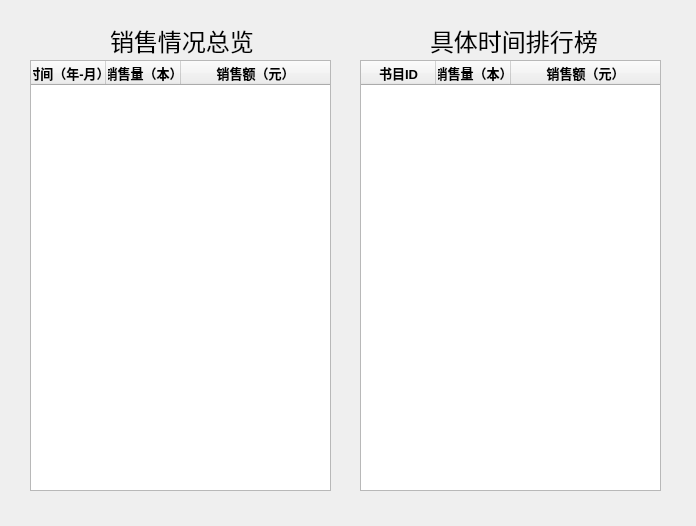
<?xml version="1.0" encoding="UTF-8"?>
<ui version="4.0">
 <class>win_tongji</class>
 <widget class="QDialog" name="win_tongji">
  <property name="geometry">
   <rect>
    <x>0</x>
    <y>0</y>
    <width>696</width>
    <height>526</height>
   </rect>
  </property>
  <property name="windowTitle">
   <string>统计</string>
  </property>
  <widget class="QTableWidget" name="zonglan_table">
   <property name="geometry">
    <rect>
     <x>30</x>
     <y>60</y>
     <width>301</width>
     <height>431</height>
    </rect>
   </property>
   <property name="rowCount">
    <number>0</number>
   </property>
   <property name="columnCount">
    <number>3</number>
   </property>
   <attribute name="horizontalHeaderDefaultSectionSize">
    <number>75</number>
   </attribute>
   <attribute name="horizontalHeaderShowSortIndicator" stdset="0">
    <bool>false</bool>
   </attribute>
   <attribute name="horizontalHeaderStretchLastSection">
    <bool>true</bool>
   </attribute>
   <column>
    <property name="text">
     <string>时间（年-月）</string>
    </property>
    <property name="font">
     <font>
      <pointsize>10</pointsize>
      <weight>75</weight>
      <bold>true</bold>
     </font>
    </property>
   </column>
   <column>
    <property name="text">
     <string>销售量（本）</string>
    </property>
    <property name="font">
     <font>
      <family>微软雅黑</family>
      <pointsize>10</pointsize>
      <weight>75</weight>
      <bold>true</bold>
     </font>
    </property>
   </column>
   <column>
    <property name="text">
     <string>销售额（元）</string>
    </property>
    <property name="font">
     <font>
      <pointsize>10</pointsize>
      <weight>75</weight>
      <bold>true</bold>
     </font>
    </property>
   </column>
  </widget>
  <widget class="QTableWidget" name="paihangbang_table">
   <property name="geometry">
    <rect>
     <x>360</x>
     <y>60</y>
     <width>301</width>
     <height>431</height>
    </rect>
   </property>
   <property name="rowCount">
    <number>0</number>
   </property>
   <property name="columnCount">
    <number>3</number>
   </property>
   <attribute name="horizontalHeaderDefaultSectionSize">
    <number>75</number>
   </attribute>
   <attribute name="horizontalHeaderShowSortIndicator" stdset="0">
    <bool>false</bool>
   </attribute>
   <attribute name="horizontalHeaderStretchLastSection">
    <bool>true</bool>
   </attribute>
   <column>
    <property name="text">
     <string>书目ID</string>
    </property>
    <property name="font">
     <font>
      <pointsize>10</pointsize>
      <weight>75</weight>
      <bold>true</bold>
     </font>
    </property>
   </column>
   <column>
    <property name="text">
     <string>销售量（本）</string>
    </property>
    <property name="font">
     <font>
      <family>微软雅黑</family>
      <pointsize>10</pointsize>
      <weight>75</weight>
      <bold>true</bold>
     </font>
    </property>
   </column>
   <column>
    <property name="text">
     <string>销售额（元）</string>
    </property>
    <property name="font">
     <font>
      <pointsize>10</pointsize>
      <weight>75</weight>
      <bold>true</bold>
     </font>
    </property>
   </column>
  </widget>
  <widget class="QLabel" name="hint_zonglan_table">
   <property name="geometry">
    <rect>
     <x>110</x>
     <y>20</y>
     <width>151</width>
     <height>41</height>
    </rect>
   </property>
   <property name="font">
    <font>
     <family>Microsoft YaHei</family>
     <pointsize>18</pointsize>
    </font>
   </property>
   <property name="text">
    <string>销售情况总览</string>
   </property>
  </widget>
  <widget class="QLabel" name="hint_paihangbang_table">
   <property name="geometry">
    <rect>
     <x>430</x>
     <y>20</y>
     <width>191</width>
     <height>41</height>
    </rect>
   </property>
   <property name="font">
    <font>
     <family>Microsoft YaHei</family>
     <pointsize>18</pointsize>
    </font>
   </property>
   <property name="text">
    <string>具体时间排行榜</string>
   </property>
  </widget>
 </widget>
 <resources/>
 <connections/>
</ui>
